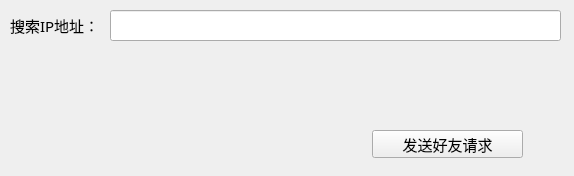
<?xml version="1.0" encoding="UTF-8"?>
<ui version="4.0">
 <class>SearchFriend</class>
 <widget class="QWidget" name="SearchFriend">
  <property name="geometry">
   <rect>
    <x>0</x>
    <y>0</y>
    <width>574</width>
    <height>176</height>
   </rect>
  </property>
  <property name="minimumSize">
   <size>
    <width>574</width>
    <height>176</height>
   </size>
  </property>
  <property name="maximumSize">
   <size>
    <width>574</width>
    <height>176</height>
   </size>
  </property>
  <property name="font">
   <font>
    <family>DengXian</family>
   </font>
  </property>
  <property name="windowTitle">
   <string>添加好友</string>
  </property>
  <widget class="QLabel" name="label">
   <property name="geometry">
    <rect>
     <x>10</x>
     <y>10</y>
     <width>101</width>
     <height>31</height>
    </rect>
   </property>
   <property name="font">
    <font>
     <pointsize>11</pointsize>
    </font>
   </property>
   <property name="text">
    <string>搜索IP地址：</string>
   </property>
  </widget>
  <widget class="QLineEdit" name="lineEdit">
   <property name="geometry">
    <rect>
     <x>110</x>
     <y>10</y>
     <width>451</width>
     <height>31</height>
    </rect>
   </property>
   <property name="inputMask">
    <string/>
   </property>
   <property name="text">
    <string/>
   </property>
  </widget>
  <widget class="QPushButton" name="pushButton">
   <property name="geometry">
    <rect>
     <x>372</x>
     <y>130</y>
     <width>151</width>
     <height>28</height>
    </rect>
   </property>
   <property name="font">
    <font>
     <pointsize>11</pointsize>
    </font>
   </property>
   <property name="text">
    <string>发送好友请求</string>
   </property>
  </widget>
 </widget>
 <resources/>
 <connections/>
</ui>
